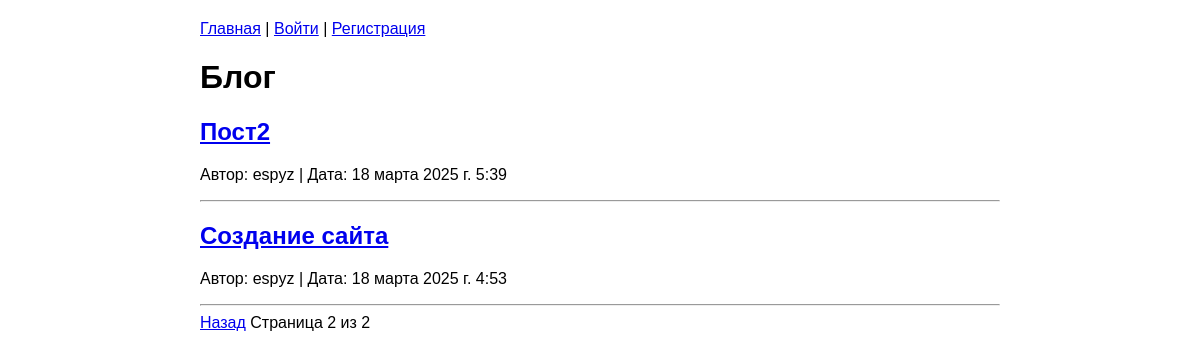
Screenshot of /?page=2 with the database file from the repository.
### blog/models.py (models this page shows, shortened)
class Post(models.Model):
    title = models.CharField(max_length=200)
    content = models.TextField()
    created_at = models.DateTimeField(auto_now_add=True)
    updated_at = models.DateTimeField(auto_now=True)
    author = models.ForeignKey(User, on_delete=models.CASCADE)

### blog/views.py (the view)
# urls.py: path('', views.post_list, name='post_list'),
def post_list(request):
    posts = Post.objects.all().order_by('-created_at')
    paginator = Paginator(posts, 5)
    page_number = request.GET.get('page')
    page_obj = paginator.get_page(page_number)
    return render(request, 'blog/post_list.html', {'page_obj': page_obj})

### templates/blog/post_list.html (shortened to what this page needs)
{% extends 'base.html' %}
{% block content %}
    <h1>Блог</h1>
    {% for post in page_obj %}
        <div>
            <h2><a href="{% url 'post_detail' post.pk %}">{{ post.title }}</a></h2>
            <p>Автор: {{ post.author }} | Дата: {{ post.created_at }}</p>
        </div>
        <hr>
    {% empty %}
        <p>Статей пока нет</p>
    {% endfor %}
    <div class="pagination">
        {% if page_obj.has_previous %}
            <a href="?page={{ page_obj.previous_page_number }}">Назад</a>
        {% endif %}
        <span>Страница {{ page_obj.number }} из {{ page_obj.paginator.num_pages }}</span>
    </div>
{% endblock %}

### templates/base.html (style rules this page uses)
body { font-family: Arial, sans-serif; margin: 0; padding: 20px; }

### rows the page displays
Post: title "Пост2", author "espyz", created_at "18 марта 2025 г. 5:39"
Post: title "Создание сайта", author "espyz", created_at "18 марта 2025 г. 4:53"

### other values shown
{{ page_obj.number }} "2"
{{ page_obj.paginator.num_pages }} "2"
